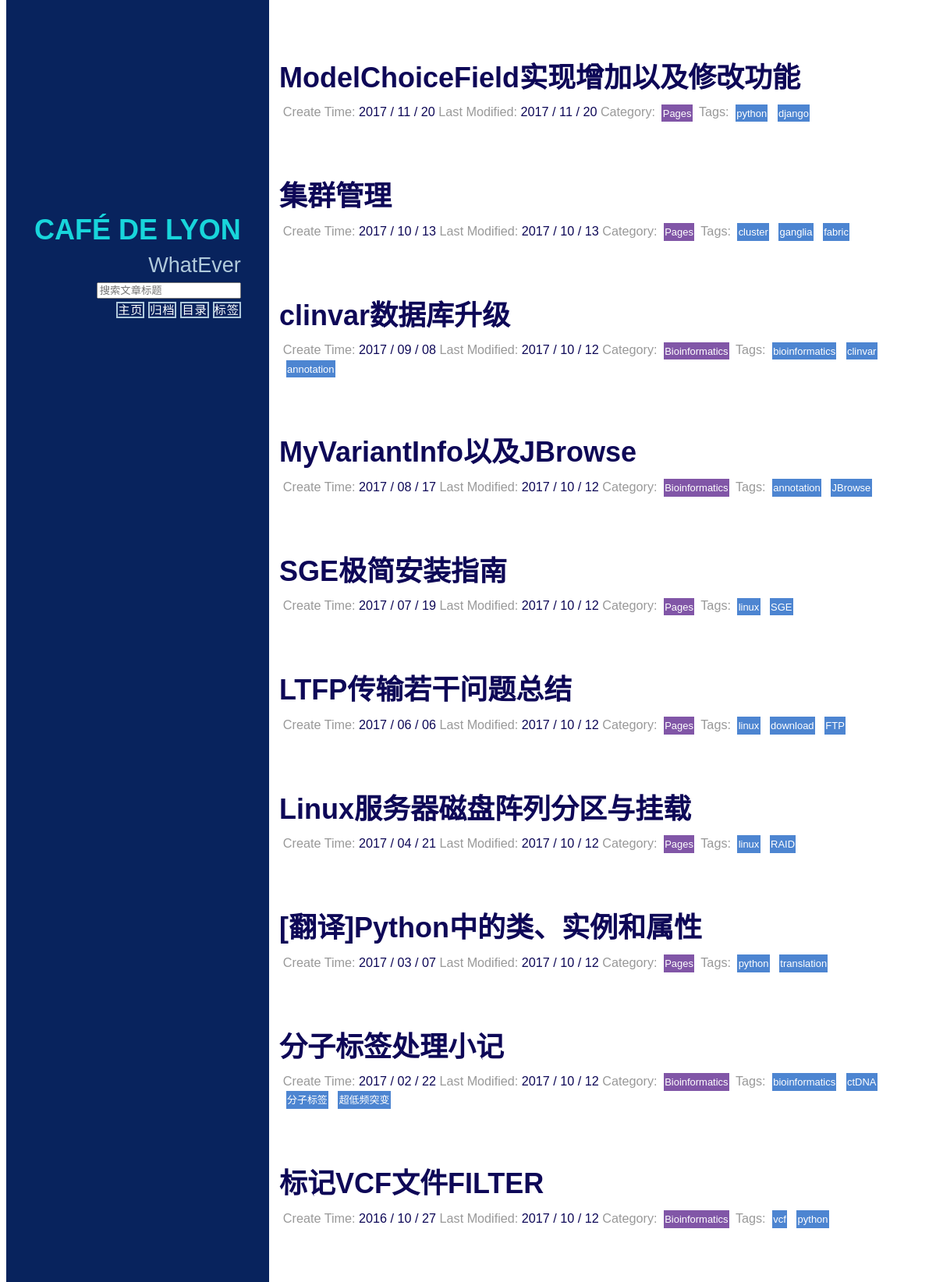
/archives/ (upper part), run on the app's committed database.
### blog1/models.py (models this page shows, shortened)
class Article(models.Model):
    title = models.CharField(max_length=70)
    content = models.TextField(blank=None, null=True)
    created_time = models.DateTimeField()
    modified_time = models.DateTimeField()
    abstract = models.TextField(blank=True, null=True)
    category = models.ForeignKey(Category)
    tags = models.ManyToManyField(Tag, blank=True)
    author = models.ForeignKey(User, blank=None, null=True)
    count_read = models.IntegerField(default=0)
    count_comment = models.IntegerField(default=0)
    class Meta:
        ordering = ['-created_time']

class Category(models.Model):
    name = models.CharField(max_length=100)
    def __str__(self):
        return self.name

class Tag(models.Model):
    name = models.CharField(max_length=100)
    def __str__(self):
        return self.name

### blog1/views.py (the view)
# urls.py: url(r'^archives/$', views.archives, name='archives'),
def archives(request):
    post_list = get_list_or_404(Article)
    return render(request, 'archives.html', {'post_list': post_list,
                                             'error': False})

### templates/archives.html (shortened to what this page needs)
{% extends "base.html" %}
{% block content %}
    <div class="posts">
        {% if error %}
            <h2 class="error">没有相关文章</h2>
        {% else %}
            {% for post in post_list %}
                <section class="post">
                    {% include 'post_header_simple.html' %}
                </section>
            {% endfor %}
        {% endif %}
    </div>
{% endblock %}

### templates/post_header_simple.html
<header class="post-header">
    <h2 class="post-title"><a href="{% url "detail" post_id=post.id %}">{{ post.title }}</a></h2>
    <p class="post-meta">
        Create Time: <a class="post-author" href="#">{{ post.created_time |date:"Y / m / d" }}</a>
        Last Modified: <a class="post-author" href="#">{{ post.modified_time |date:"Y / m / d" }}</a>
        Category: <a class="post-category post-category-yui"
                     href="{% url 'search_category' category_id=post.category.id %}">{{ post.category }}</a>
        Tags:
        {% for tag in post.tags.all %}
            <a class="post-category post-category-pure"
               href="{% url 'search_tag' tag_id=tag.id %}">{{ tag }}</a>
        {% endfor %}
    </p>
</header>

### static/css/blog.css (style rules this page uses)
* { -webkit-box-sizing: border-box; -moz-box-sizing: border-box; box-sizing: border-box; }
body { font-family: Arial, "Microsoft YaHei New", "Microsoft Yahei", "微软雅黑", "宋体", "SimSun", "STXihei", "华文细黑", sans-serif, Helvetica, Arial, Sans-Serif; font-size: 18px; line-height: 1.428; }
a { text-decoration: none; color: rgb(14, 8, 87); }
.post { padding-bottom: 2em; }
.post-title { font-size: 2em; color: #222; margin-bottom: 0.2em; }
.post-meta { color: #999; font-size: 90%; margin: 0.3em; }
.post-category { margin: 0.3em 0.3em; padding: 0.3em 0.1em; color: #fff; background: #999; font-size: 80%; }
.post-category-pure { background: #4d85d1; }
.post-category-yui { background: #8156a7; }

### data on the page
Article: title "ModelChoiceField实现增加以及修改功能", created_time "2017 / 11 / 20", modified_time "2017 / 11 / 20", category "Pages"
Tag: name "python"
Tag: name "django"
Article: title "集群管理", created_time "2017 / 10 / 13", modified_time "2017 / 10 / 13", category "Pages"
Tag: name "cluster"
Tag: name "ganglia"
Tag: name "fabric"
Article: title "clinvar数据库升级", created_time "2017 / 09 / 08", modified_time "2017 / 10 / 12", category "Bioinformatics"
Tag: name "bioinformatics"
Tag: name "clinvar"
Tag: name "annotation"
Article: title "MyVariantInfo以及JBrowse", created_time "2017 / 08 / 17", modified_time "2017 / 10 / 12", category "Bioinformatics"
Tag: name "JBrowse"
Article: title "SGE极简安装指南", created_time "2017 / 07 / 19", modified_time "2017 / 10 / 12", category "Pages"
Tag: name "linux"
Tag: name "SGE"
Article: title "LTFP传输若干问题总结", created_time "2017 / 06 / 06", modified_time "2017 / 10 / 12", category "Pages"
Tag: name "download"
Tag: name "FTP"
Article: title "Linux服务器磁盘阵列分区与挂载", created_time "2017 / 04 / 21", modified_time "2017 / 10 / 12", category "Pages"
Tag: name "RAID"
Article: title "[翻译]Python中的类、实例和属性", created_time "2017 / 03 / 07", modified_time "2017 / 10 / 12", category "Pages"
Tag: name "translation"
Article: title "分子标签处理小记", created_time "2017 / 02 / 22", modified_time "2017 / 10 / 12", category "Bioinformatics"
Tag: name "ctDNA"
Tag: name "分子标签"
Tag: name "超低频突变"
Article: title "标记VCF文件FILTER", created_time "2016 / 10 / 27", modified_time "2017 / 10 / 12", category "Bioinformatics"
Tag: name "vcf"
